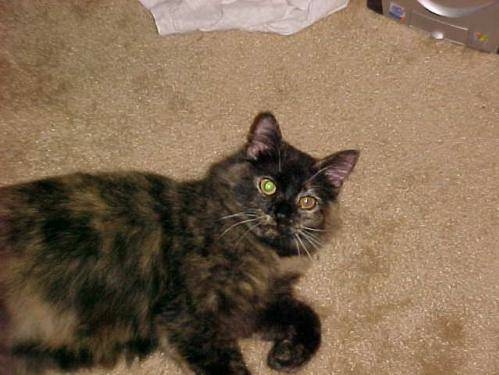
#> input picture Card 20/Seção 5 - aula/archive/test_set/test_set/cats/cat.4004.jpg, 499 x 375 px, given in place of the camera
$ python teste_pratica.py
#> lines starting #> are read from the running program, lines starting #| are printed output that depends on the picture; after the words box and inside, x2 and y2 are one past the last pixel; in counts of white or black regions, pixels touching at a corner belong together
import cv2
import numpy as np

#Captura de vídeo da webcam
cap = cv2.VideoCapture(0)


while True:
    _, frame = cap.read()
#> frame is the input picture: shape (375, 499, 3); mean B, G, R 80.8, 104.1, 126.2

    #Converte RGB para HSV
    hsv_frame = cv2.cvtColor(frame, cv2.COLOR_BGR2HSV)
#> hsv_frame: shape (375, 499, 3); mean H, S, V 18.8, 99.6, 126.5

    #Máscara Vermelha
    low_red = np.array([161, 155, 84])
    high_red = np.array([179, 255, 255])
    red_mask = cv2.inRange(hsv_frame, low_red, high_red)
#> red_mask: shape (375, 499); every value is 0

    #Máscara Azul
    low_blue = np.array([95, 80, 2])
    high_blue = np.array([126, 255, 255])
    blue_mask = cv2.inRange(hsv_frame, low_blue, high_blue)
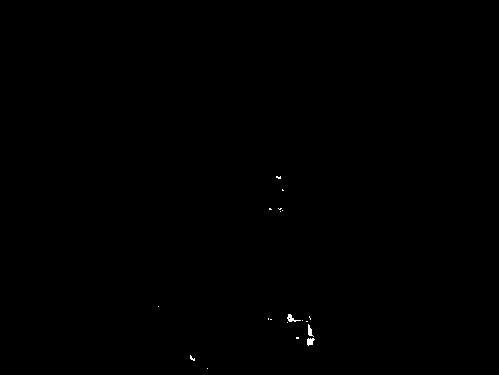
#> blue_mask: shape (375, 499); 0.1% white; 19 white regions (16 under 20 px), largest, box (x1, y1, x2, y2) and area: (287, 314, 301, 322) 46, (307, 338, 315, 346) 44, (308, 324, 314, 337) 39

    #Máscara Verde
    low_green = np.array([25, 52, 72])
    high_green = np.array([102, 255, 255])
    green_mask = cv2.inRange(hsv_frame, low_green, high_green)
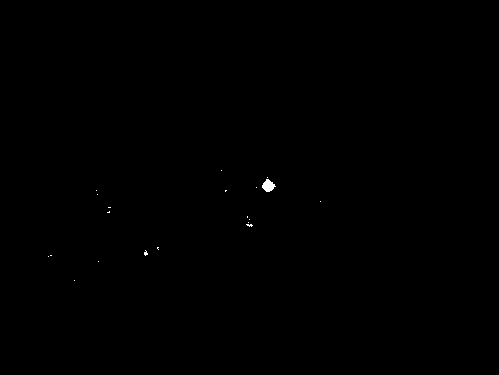
#> green_mask: shape (375, 499); 0.09% white; 20 white regions (19 under 20 px), largest, box (x1, y1, x2, y2) and area: (262, 179, 276, 192) 114

    #Vermelho OU Azul (bitwise_or)
    red_or_blue_mask = cv2.bitwise_or(red_mask, blue_mask)
    red_or_blue_result = cv2.bitwise_and(frame, frame, mask=red_or_blue_mask)

    #Verde E Azul (bitwise_and) - raramente vai aparecer algo
    green_and_blue_mask = cv2.bitwise_and(green_mask, blue_mask)
    green_and_blue_result = cv2.bitwise_and(frame, frame, mask=green_and_blue_mask)
#> green_and_blue_result: shape (375, 499, 3); every value is 0

    #Tudo EXCETO vermelho (bitwise_not)
    not_red_mask = cv2.bitwise_not(red_mask)
#> not_red_mask: shape (375, 499); every value is 255
    not_red_result = cv2.bitwise_and(frame, frame, mask=not_red_mask)

    #(Azul OU Verde) E NÃO Vermelho
    blue_or_green = cv2.bitwise_or(blue_mask, green_mask)
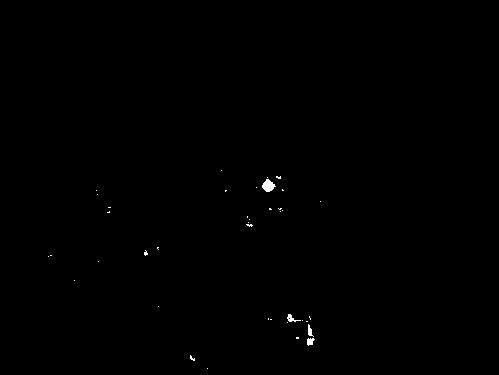
#> blue_or_green: shape (375, 499); 0.19% white; 39 white regions (35 under 20 px), largest, box (x1, y1, x2, y2) and area: (262, 179, 276, 192) 114, (287, 314, 301, 322) 46, (307, 338, 315, 346) 44, (308, 324, 314, 337) 39
    complex_mask = cv2.bitwise_and(blue_or_green, not_red_mask)
    complex_result = cv2.bitwise_and(frame, frame, mask=complex_mask)

    cv2.imshow("1. Original", frame)
    cv2.imshow("2. Vermelho OU Azul", red_or_blue_result)
    cv2.imshow("3. Verde E Azul", green_and_blue_result)
    cv2.imshow("4. Tudo EXCETO Vermelho", not_red_result)
    cv2.imshow("5. (Azul OU Verde) E NAO Vermelho", complex_result)

    key = cv2.waitKey(1)
#> (key Esc is pressed here)
    if key == 27:  # ESC
        break

cap.release()
cv2.destroyAllWindows()
print("Programa encerrado!")

$ run again, on Card 20/Seção 5 - aula/archive/test_set/test_set/cats/cat.4005.jpg
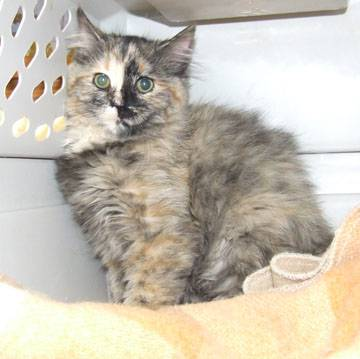
#> input picture Card 20/Seção 5 - aula/archive/test_set/test_set/cats/cat.4005.jpg, 360 x 359 px, given in place of the camera
#> frame is the input picture: shape (359, 360, 3); mean B, G, R 178.4, 191.8, 198.8
#> hsv_frame: shape (359, 360, 3); mean H, S, V 39, 29.9, 200.1
#> red_mask: shape (359, 360); every value is 0
#> blue_mask: shape (359, 360); 0% white in thin lines or dots, all inside (x1, y1, x2, y2) = (146, 81, 147, 82)
#> `green_mask = cv2.inRange(hsv_frame, low_green, high_green)`:
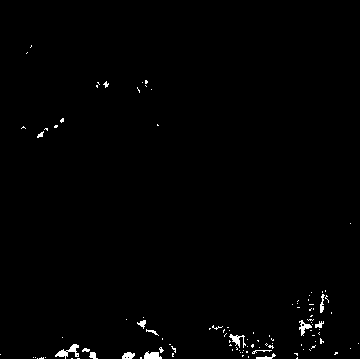
#> green_mask: shape (359, 360); 0.92% white; 108 white regions (93 under 20 px), largest, box (x1, y1, x2, y2) and area: (55, 344, 79, 359) 144, (144, 351, 162, 359) 105, (229, 334, 246, 348) 95
#> not_red_mask: shape (359, 360); every value is 255

$ run again, on Card 20/Seção 5 - aula/archive/test_set/test_set/cats/cat.4010.jpg
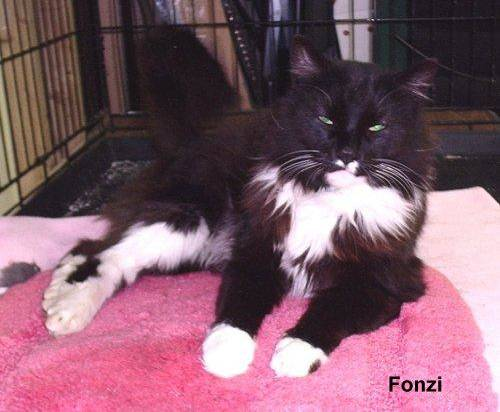
#> input picture Card 20/Seção 5 - aula/archive/test_set/test_set/cats/cat.4010.jpg, 500 x 412 px, given in place of the camera
#> frame is the input picture: shape (412, 500, 3); mean B, G, R 106.6, 91.9, 129.4
#> hsv_frame: shape (412, 500, 3); mean H, S, V 138.7, 75.7, 130.1
#> `red_mask = cv2.inRange(hsv_frame, low_red, high_red)`:
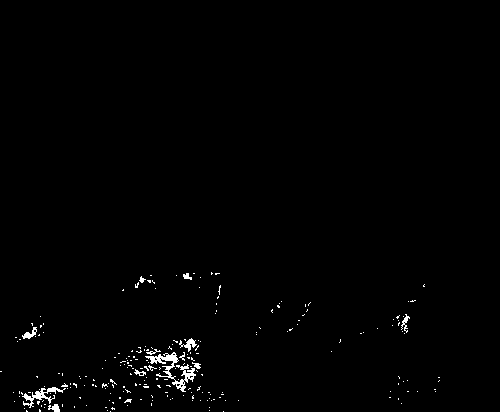
#> red_mask: shape (412, 500); 0.94% white in thin lines or dots, all inside (x1, y1, x2, y2) = (0, 272, 440, 412)
#> blue_mask: shape (412, 500); 0.15% white in thin lines or dots, all inside (x1, y1, x2, y2) = (40, 0, 402, 313)
#> green_mask: shape (412, 500); 0.06% white; 17 white regions (15 under 20 px), largest, box (x1, y1, x2, y2) and area: (0, 122, 9, 133) 55, (0, 93, 4, 103) 24
#> `red_or_blue_mask = cv2.bitwise_or(red_mask, blue_mask)`:
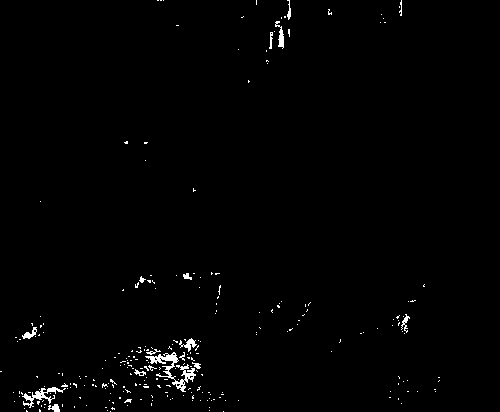
#> red_or_blue_mask: shape (412, 500); 1.1% white in thin lines or dots, all inside (x1, y1, x2, y2) = (0, 0, 440, 412)
#> green_and_blue_mask: shape (412, 500); every value is 0
#> green_and_blue_result: shape (412, 500, 3); every value is 0
#> blue_or_green: shape (412, 500); 0.21% white; 48 white regions (42 under 20 px), largest, box (x1, y1, x2, y2) and area: (275, 21, 284, 49) 109, (0, 122, 9, 133) 55, (287, 0, 291, 20) 43, (269, 32, 273, 49) 39, (399, 0, 402, 16) 25, (0, 93, 4, 103) 24
